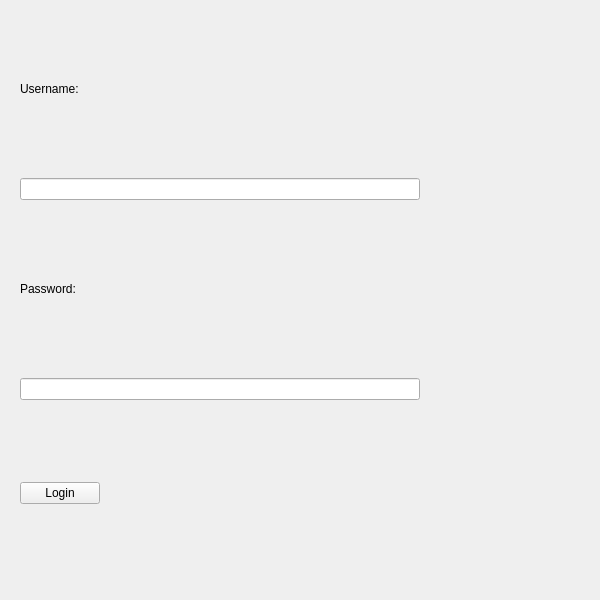
<?xml version="1.0" encoding="UTF-8"?>
<ui version="4.0">
 <class>LegoImporter</class>
 <widget class="QMainWindow" name="LegoImporter">
  <property name="enabled">
   <bool>true</bool>
  </property>
  <property name="geometry">
   <rect>
    <x>0</x>
    <y>0</y>
    <width>600</width>
    <height>600</height>
   </rect>
  </property>
  <property name="windowTitle">
   <string>Login Window</string>
  </property>
  <property name="dockNestingEnabled">
   <bool>false</bool>
  </property>
  <widget class="QWidget" name="centralwidget">
   <widget class="QWidget" name="verticalLayoutWidget">
    <property name="geometry">
     <rect>
      <x>20</x>
      <y>0</y>
      <width>400</width>
      <height>591</height>
     </rect>
    </property>
    <layout class="QVBoxLayout" name="verticalLayout">
     <property name="spacing">
      <number>0</number>
     </property>
     <item>
      <widget class="QLabel" name="label">
       <property name="sizePolicy">
        <sizepolicy hsizetype="Fixed" vsizetype="Fixed">
         <horstretch>0</horstretch>
         <verstretch>0</verstretch>
        </sizepolicy>
       </property>
       <property name="text">
        <string>Username:</string>
       </property>
      </widget>
     </item>
     <item>
      <widget class="QLineEdit" name="loginUsername"/>
     </item>
     <item>
      <widget class="QLabel" name="label2">
       <property name="sizePolicy">
        <sizepolicy hsizetype="Fixed" vsizetype="Fixed">
         <horstretch>0</horstretch>
         <verstretch>0</verstretch>
        </sizepolicy>
       </property>
       <property name="text">
        <string>Password:</string>
       </property>
      </widget>
     </item>
     <item>
      <widget class="QLineEdit" name="loginPassword"/>
     </item>
     <item>
      <widget class="QPushButton" name="loginButton">
       <property name="sizePolicy">
        <sizepolicy hsizetype="Fixed" vsizetype="Fixed">
         <horstretch>0</horstretch>
         <verstretch>0</verstretch>
        </sizepolicy>
       </property>
       <property name="text">
        <string>Login</string>
       </property>
      </widget>
     </item>
    </layout>
   </widget>
  </widget>
 </widget>
 <resources/>
 <connections/>
</ui>
